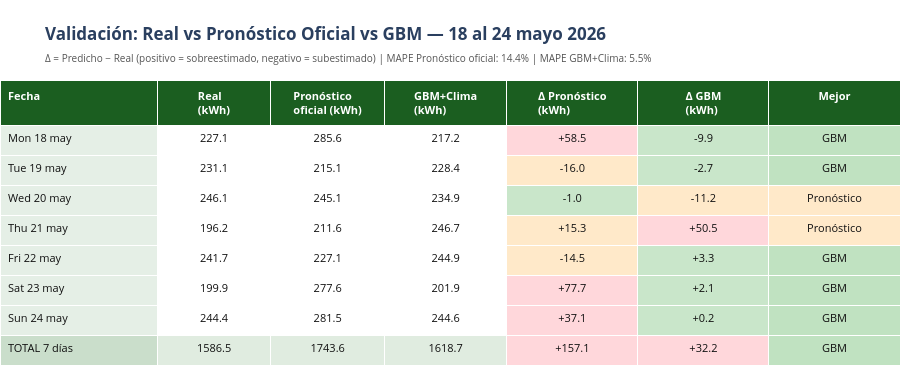
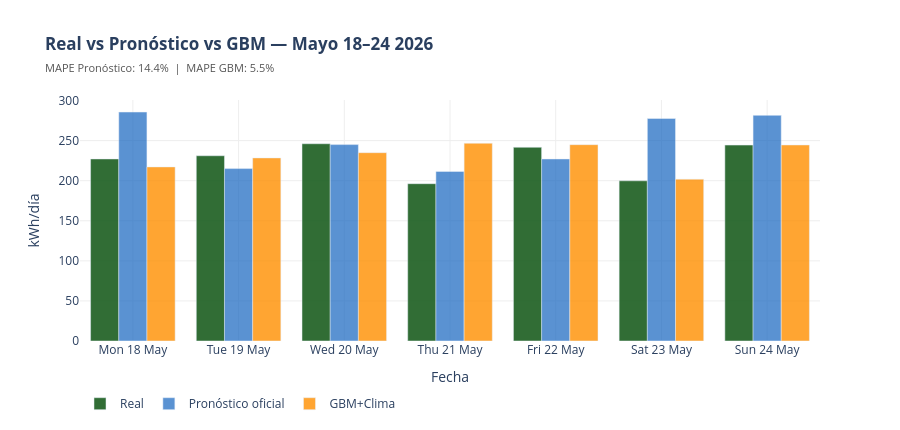

Source (notebook cell) for these figures, in order:
### Markdown cell above
## Validación — Real vs Pronóstico Oficial vs GBM (18–24 mayo 2026)

Comparación con los datos reales del período ya transcurrido.

### Code cell
import glob as _glob

# Cargar archivo de generacion real May 18-24
_files = _glob.glob(r'c:\Users\ajasa\OneDrive\Documentos\Graficos\Reporte_generacion_FERCHEGAS*18*may*.xls')
if not _files:
    raise FileNotFoundError('No se encontro el archivo Reporte_generacion May 18-24')
_rpt = pd.read_html(_files[0])[0]
_rpt.columns = ['Fecha', 'Real_kWh', 'Pron_kWh']
_rpt['Fecha'] = pd.to_datetime(_rpt['Fecha'], errors='coerce')
_rpt['Real_kWh'] = pd.to_numeric(_rpt['Real_kWh'], errors='coerce')
_rpt['Pron_kWh'] = pd.to_numeric(_rpt['Pron_kWh'], errors='coerce')
_rpt = _rpt.dropna(subset=['Fecha']).reset_index(drop=True)

# Unir con forecast GBM del notebook
_val = _rpt.merge(
    daily_fc[['Fecha', 'Gen_combinada', 'Gen_GBM']],
    on='Fecha', how='left')

# Errores
_val['Err_Pron']  = _val['Pron_kWh']    - _val['Real_kWh']   # positivo = sobreestima
_val['Err_GBM']   = _val['Gen_GBM']      - _val['Real_kWh']
_val['Err_Comb']  = _val['Gen_combinada'] - _val['Real_kWh']
_val['Mejor'] = _val.apply(
    lambda r: 'GBM' if abs(r['Err_GBM']) < abs(r['Err_Pron']) else 'Pronóstico',
    axis=1)

# Fila totales / promedios
_totales = {
    'Fecha': pd.Timestamp('2026-01-01'),   # placeholder, no se muestra
    'Real_kWh':      _val['Real_kWh'].sum(),
    'Pron_kWh':      _val['Pron_kWh'].sum(),
    'Gen_GBM':       _val['Gen_GBM'].sum(),
    'Gen_combinada': _val['Gen_combinada'].sum(),
    'Err_Pron':      _val['Err_Pron'].sum(),
    'Err_GBM':       _val['Err_GBM'].sum(),
    'Err_Comb':      _val['Err_Comb'].sum(),
    'Mejor': 'GBM' if abs(_val['Err_GBM'].sum()) < abs(_val['Err_Pron'].sum()) else 'Pronóstico',
}

# ── Tabla Plotly ─────────────────────────────────────────────────────────
VERDE     = '#1B5E20'
VERDE_MED = '#2E7D32'
VERDE_L   = '#A5D6A7'
ROJO      = '#FFCDD2'
NARANJA   = '#FFE0B2'
GRIS      = '#ECEFF1'

nombres_mes_v = ['','Ene','Feb','Mar','Abr','May','Jun','Jul','Ago','Sep','Oct','Nov','Dic']

def fmt_fecha(ts):
    return ts.strftime('%a %d %b').capitalize()

def color_err(val):
    if abs(val) < 10:   return 'rgba(165,214,167,0.6)'
    if abs(val) < 30:   return 'rgba(255,224,178,0.7)'
    return 'rgba(255,205,210,0.8)'

dias_lbl   = [fmt_fecha(r['Fecha']) for _, r in _val.iterrows()] + ['TOTAL 7 días']
real_vals  = [f"{r['Real_kWh']:.1f}" for _, r in _val.iterrows()] + [f"{_totales['Real_kWh']:.1f}"]
pron_vals  = [f"{r['Pron_kWh']:.1f}" for _, r in _val.iterrows()] + [f"{_totales['Pron_kWh']:.1f}"]
gbm_vals   = [f"{r['Gen_GBM']:.1f}" for _, r in _val.iterrows()] + [f"{_totales['Gen_GBM']:.1f}"]
comb_vals  = [f"{r['Gen_combinada']:.1f}" for _, r in _val.iterrows()] + [f"{_totales['Gen_combinada']:.1f}"]
ep_vals    = [f"{r['Err_Pron']:+.1f}" for _, r in _val.iterrows()] + [f"{_totales['Err_Pron']:+.1f}"]
eg_vals    = [f"{r['Err_GBM']:+.1f}" for _, r in _val.iterrows()] + [f"{_totales['Err_GBM']:+.1f}"]
ec_vals    = [f"{r['Err_Comb']:+.1f}" for _, r in _val.iterrows()] + [f"{_totales['Err_Comb']:+.1f}"]
mejor_vals = list(_val['Mejor']) + [_totales['Mejor']]

# Colores por celda
n = len(dias_lbl)
col_fecha  = ['rgba(46,125,50,0.12)']*n
col_fecha[-1] = 'rgba(46,125,50,0.25)'
col_real   = ['white']*n; col_real[-1] = 'rgba(46,125,50,0.15)'
col_pron   = ['white']*n; col_pron[-1] = 'rgba(46,125,50,0.15)'
col_gbm    = ['white']*n; col_gbm[-1]  = 'rgba(46,125,50,0.15)'
col_comb   = ['white']*n; col_comb[-1] = 'rgba(46,125,50,0.15)'

col_ep = [color_err(r['Err_Pron']) for _, r in _val.iterrows()] + [color_err(_totales['Err_Pron'])]
col_eg = [color_err(r['Err_GBM'])  for _, r in _val.iterrows()] + [color_err(_totales['Err_GBM'])]
col_ec = [color_err(r['Err_Comb']) for _, r in _val.iterrows()] + [color_err(_totales['Err_Comb'])]

col_mejor = [
    'rgba(165,214,167,0.7)' if m == 'GBM' else 'rgba(255,224,178,0.7)'
    for m in mejor_vals
]

import plotly.graph_objects as go
fig_val = go.Figure(go.Table(
    columnwidth=[90, 65, 65, 70, 75, 75, 75, 80],
    header=dict(
        values=['<b>Fecha</b>',
                '<b>Real<br>(kWh)</b>',
                '<b>Pronóstico<br>oficial (kWh)</b>',
                '<b>GBM+Clima<br>(kWh)</b>',
                '<b>Δ Pronóstico<br>(kWh)</b>',
                '<b>Δ GBM<br>(kWh)</b>',
                '<b>Mejor</b>'],
        fill_color=VERDE,
        font=dict(color='white', size=11),
        align=['left','center','center','center','center','center','center'],
        height=36),
    cells=dict(
        values=[dias_lbl, real_vals, pron_vals, gbm_vals,
                ep_vals, eg_vals, mejor_vals],
        fill_color=[col_fecha, col_real, col_pron, col_gbm,
                    col_ep, col_eg, col_mejor],
        font=dict(color='#111', size=11),
        align=['left','center','center','center','center','center','center'],
        height=30)))

# MAPE de cada modelo
_mape_pron = (_val['Err_Pron'].abs() / _val['Real_kWh'] * 100).mean()
_mape_gbm  = (_val['Err_GBM'].abs()  / _val['Real_kWh'] * 100).mean()
_mape_comb = (_val['Err_Comb'].abs() / _val['Real_kWh'] * 100).mean()

fig_val.update_layout(
    title=(
        '<b>Validación: Real vs Pronóstico Oficial vs GBM — 18 al 24 mayo 2026</b><br>'
        f'<span style="font-size:10px;color:#555">'
        f'Δ = Predicho − Real (positivo = sobreestimado, negativo = subestimado) | '
        f'MAPE Pronóstico oficial: {_mape_pron:.1f}% | '
        f'MAPE GBM+Clima: {_mape_gbm:.1f}%</span>'),
    height=380,
    margin=dict(l=0, r=0, t=80, b=0))
fig_val.show()

# ── Gráfico de barras comparativo ─────────────────────────────────────────
fig_bars = go.Figure()
fechas_v  = _val['Fecha']
fig_bars.add_trace(go.Bar(
    x=fechas_v, y=_val['Real_kWh'],
    name='Real', marker_color='#1B5E20', opacity=0.9,
    hovertemplate='%{x|%d %b}<br>Real: %{y:.1f} kWh<extra></extra>'))
fig_bars.add_trace(go.Bar(
    x=fechas_v, y=_val['Pron_kWh'],
    name='Pronóstico oficial', marker_color='#1565C0', opacity=0.7,
    hovertemplate='%{x|%d %b}<br>Pronóstico: %{y:.1f} kWh<extra></extra>'))
fig_bars.add_trace(go.Bar(
    x=fechas_v, y=_val['Gen_GBM'],
    name='GBM+Clima', marker_color='#FF8F00', opacity=0.8,
    hovertemplate='%{x|%d %b}<br>GBM: %{y:.1f} kWh<extra></extra>'))

fig_bars.update_layout(
    title=f'<b>Real vs Pronóstico vs GBM — Mayo 18–24 2026</b><br>'
          f'<span style="font-size:11px;color:#555">'
          f'MAPE Pronóstico: {_mape_pron:.1f}%  |  MAPE GBM: {_mape_gbm:.1f}%</span>',
    barmode='group',
    xaxis=dict(title='Fecha', tickformat='%a %d %b', showgrid=True, gridcolor='#eee'),
    yaxis=dict(title='kWh/día', rangemode='tozero', showgrid=True, gridcolor='#eee'),
    plot_bgcolor='white', height=430,
    legend=dict(orientation='h', y=-0.2))
fig_bars.show()

# Resumen de ganadores por día
gbm_wins  = (mejor_vals[:-1].count('GBM'))
pron_wins = (mejor_vals[:-1].count('Pronóstico'))
print(f'\n=== Resumen 18-24 mayo 2026 ===')
print(f'{"Fecha":<16} {"Real":>7} {"Pronóst":>8} {"GBM":>8} {"ΔPron":>8} {"ΔGBM":>8} {"Mejor"}')
print('-'*70)
for _, r in _val.iterrows():
    print(f"{r['Fecha'].strftime('%a %d %b'):<16} {r['Real_kWh']:>7.1f} {r['Pron_kWh']:>8.1f} "
          f"{r['Gen_GBM']:>8.1f} {r['Err_Pron']:>+8.1f} {r['Err_GBM']:>+8.1f}  {r['Mejor']}")
print('-'*70)
print(f"{'TOTAL':<16} {_totales['Real_kWh']:>7.1f} {_totales['Pron_kWh']:>8.1f} "
      f"{_totales['Gen_GBM']:>8.1f} {_totales['Err_Pron']:>+8.1f} {_totales['Err_GBM']:>+8.1f}  {_totales['Mejor']}")
print()
print(f'GBM ganó {gbm_wins}/7 días | Pronóstico oficial ganó {pron_wins}/7 días')
print(f'MAPE Pronóstico: {_mape_pron:.1f}%  |  MAPE GBM+Clima: {_mape_gbm:.1f}%')

### Figure 1 — Plotly figure (JSON) as saved in the notebook; plotly's stock layout.template omitted (floating-point values rounded to 4 significant figures)
{"data": [{"cells": {"align": ["left", "center", "center", "center", "center", "center", "center"], "fill": {"color": [["rgba(46,125,50,0.12)", "rgba(46,125,50,0.12)", "rgba(46,125,50,0.12)", "rgba(46,125,50,0.12)", "rgba(46,125,50,0.12)", "rgba(46,125,50,0.12)", "rgba(46,125,50,0.12)", "rgba(46,125,50,0.25)"], ["white", "white", "white", "white", "white", "white", "white", "rgba(46,125,50,0.15)"], ["white", "white", "white", "white", "white", "white", "white", "rgba(46,125,50,0.15)"], ["white", "white", "white", "white", "white", "white", "white", "rgba(46,125,50,0.15)"], ["rgba(255,205,210,0.8)", "rgba(255,224,178,0.7)", "rgba(165,214,167,0.6)", "rgba(255,224,178,0.7)", "rgba(255,224,178,0.7)", "rgba(255,205,210,0.8)", "rgba(255,205,210,0.8)", "rgba(255,205,210,0.8)"], ["rgba(165,214,167,0.6)", "rgba(165,214,167,0.6)", "rgba(255,224,178,0.7)", "rgba(255,205,210,0.8)", "rgba(165,214,167,0.6)", "rgba(165,214,167,0.6)", "rgba(165,214,167,0.6)", "rgba(255,205,210,0.8)"], ["rgba(165,214,167,0.7)", "rgba(165,214,167,0.7)", "rgba(255,224,178,0.7)", "rgba(255,224,178,0.7)", "rgba(165,214,167,0.7)", "rgba(165,214,167,0.7)", "rgba(165,214,167,0.7)", "rgba(165,214,167,0.7)"]]}, "font": {"color": "#111", "size": 11}, "height": 30, "values": [["Mon 18 may", "Tue 19 may", "Wed 20 may", "Thu 21 may", "Fri 22 may", "Sat 23 may", "Sun 24 may", "TOTAL 7 días"], ["227.1", "231.1", "246.1", "196.2", "241.7", "199.9", "244.4", "1586.5"], ["285.6", "215.1", "245.1", "211.6", "227.1", "277.6", "281.5", "1743.6"], ["217.2", "228.4", "234.9", "246.7", "244.9", "201.9", "244.6", "1618.7"], ["+58.5", "-16.0", "-1.0", "+15.3", "-14.5", "+77.7", "+37.1", "+157.1"], ["-9.9", "-2.7", "-11.2", "+50.5", "+3.3", "+2.1", "+0.2", "+32.2"], ["GBM", "GBM", "Pronóstico", "Pronóstico", "GBM", "GBM", "GBM", "GBM"]]}, "columnwidth": [90, 65, 65, 70, 75, 75, 75, 80], "header": {"align": ["left", "center", "center", "center", "center", "center", "center"], "fill": {"color": "#1B5E20"}, "font": {"color": "white", "size": 11}, "height": 36, "values": ["<b>Fecha</b>", "<b>Real<br>(kWh)</b>", "<b>Pronóstico<br>oficial (kWh)</b>", "<b>GBM+Clima<br>(kWh)</b>", "<b>Δ Pronóstico<br>(kWh)</b>", "<b>Δ GBM<br>(kWh)</b>", "<b>Mejor</b>"]}, "type": "table"}], "layout": {"height": 380, "margin": {"b": 0, "l": 0, "r": 0, "t": 80}, "title": {"text": "<b>Validación: Real vs Pronóstico Oficial vs GBM — 18 al 24 mayo 2026</b><br><span style=\"font-size:10px;color:#555\">Δ = Predicho − Real (positivo = sobreestimado, negativo = subestimado) | MAPE Pronóstico oficial: 14.4% | MAPE GBM+Clima: 5.5%</span>"}}}

### Figure 2 — Plotly figure (JSON) as saved in the notebook; plotly's stock layout.template omitted (floating-point values rounded to 4 significant figures)
{"data": [{"hovertemplate": "%{x|%d %b}<br>Real: %{y:.1f} kWh<extra></extra>", "marker": {"color": "#1B5E20"}, "name": "Real", "opacity": 0.9, "type": "bar", "x": ["2026-05-18T00:00:00.000000000", "2026-05-19T00:00:00.000000000", "2026-05-20T00:00:00.000000000", "2026-05-21T00:00:00.000000000", "2026-05-22T00:00:00.000000000", "2026-05-23T00:00:00.000000000", "2026-05-24T00:00:00.000000000"], "y": [227.1, 231.1, 246.1, 196.2, 241.7, 199.9, 244.4]}, {"hovertemplate": "%{x|%d %b}<br>Pronóstico: %{y:.1f} kWh<extra></extra>", "marker": {"color": "#1565C0"}, "name": "Pronóstico oficial", "opacity": 0.7, "type": "bar", "x": ["2026-05-18T00:00:00.000000000", "2026-05-19T00:00:00.000000000", "2026-05-20T00:00:00.000000000", "2026-05-21T00:00:00.000000000", "2026-05-22T00:00:00.000000000", "2026-05-23T00:00:00.000000000", "2026-05-24T00:00:00.000000000"], "y": [285.6, 215.1, 245.1, 211.6, 227.1, 277.6, 281.5]}, {"hovertemplate": "%{x|%d %b}<br>GBM: %{y:.1f} kWh<extra></extra>", "marker": {"color": "#FF8F00"}, "name": "GBM+Clima", "opacity": 0.8, "type": "bar", "x": ["2026-05-18T00:00:00.000000000", "2026-05-19T00:00:00.000000000", "2026-05-20T00:00:00.000000000", "2026-05-21T00:00:00.000000000", "2026-05-22T00:00:00.000000000", "2026-05-23T00:00:00.000000000", "2026-05-24T00:00:00.000000000"], "y": [217.2, 228.4, 234.9, 246.7, 244.9, 201.9, 244.6]}], "layout": {"barmode": "group", "height": 430, "legend": {"orientation": "h", "y": -0.2}, "plot_bgcolor": "white", "title": {"text": "<b>Real vs Pronóstico vs GBM — Mayo 18–24 2026</b><br><span style=\"font-size:11px;color:#555\">MAPE Pronóstico: 14.4%  |  MAPE GBM: 5.5%</span>"}, "xaxis": {"gridcolor": "#eee", "showgrid": true, "tickformat": "%a %d %b", "title": {"text": "Fecha"}}, "yaxis": {"gridcolor": "#eee", "rangemode": "tozero", "showgrid": true, "title": {"text": "kWh/día"}}}}
